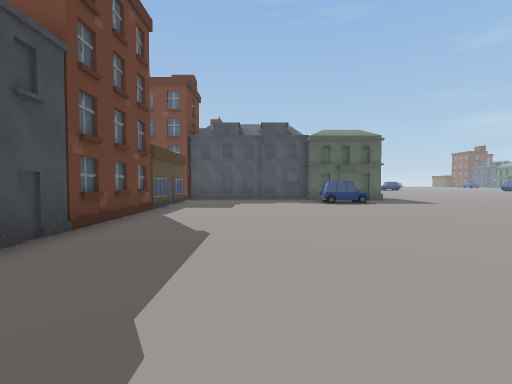
View 1 (above)

17 first-person views from a walk through a Unity game level. The camera is 1.5 m above the floor, tilts 2° down and sees 85° across. The floor is counted in squares, 2 m on a side. Each view is taken from the middle of a square. On the plan, view 1 faces up. The plan holds only what a view shows up to about 10 squares ahead; the rest is blank. The place goes on beyond the plan. The player character is not drawn. Some animated figures are left out. Some surface patterns are stand-ins.

View 2
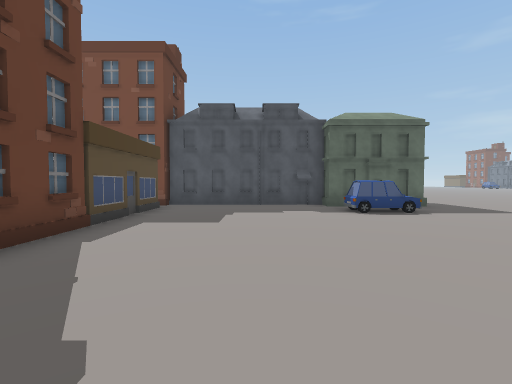

View 3
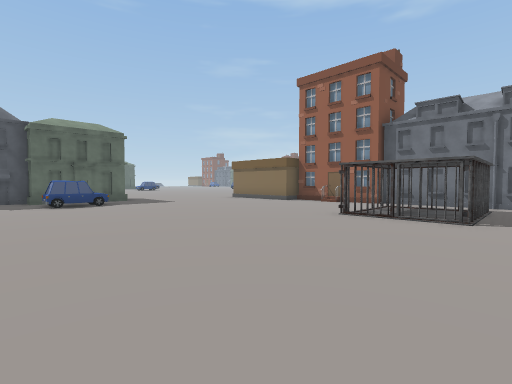

View 4
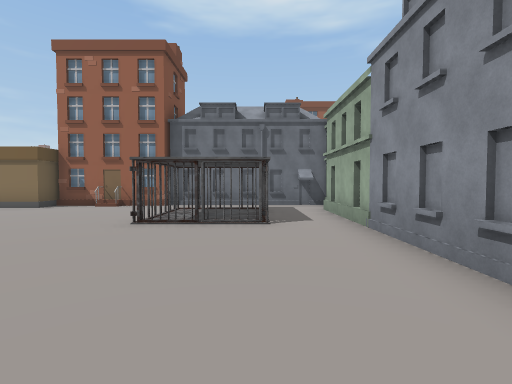

View 5
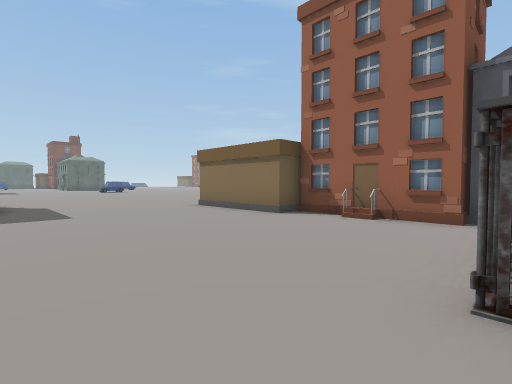

View 6
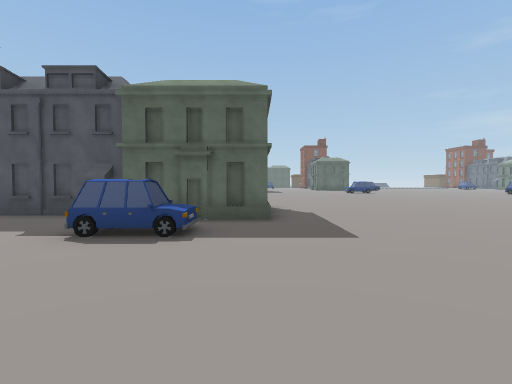

View 7
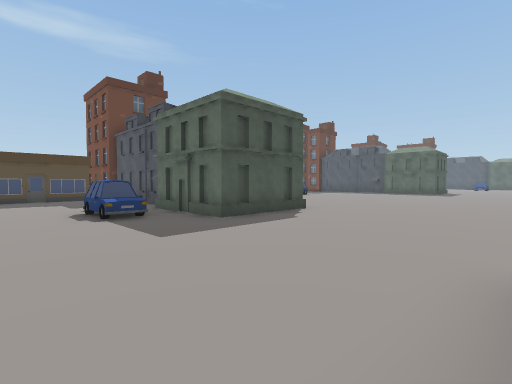

View 8
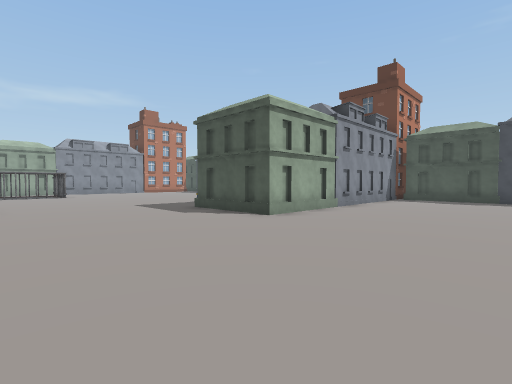

View 9
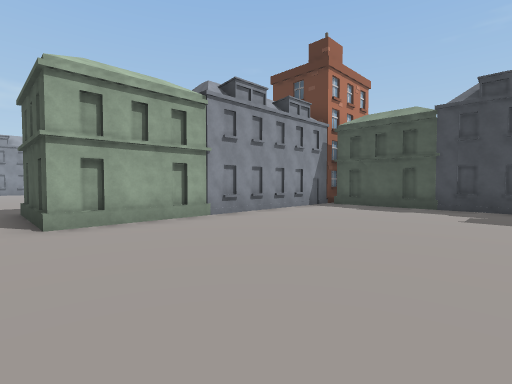

View 10
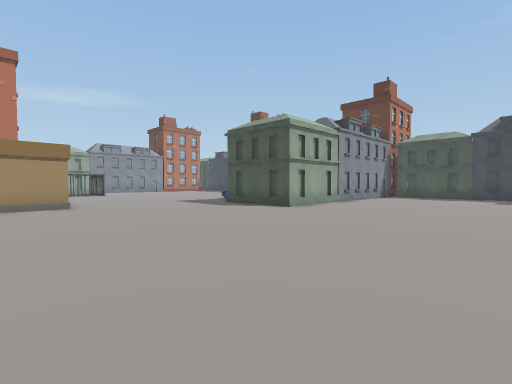

View 11
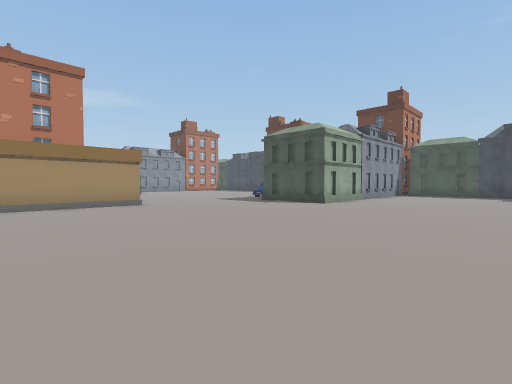

View 12
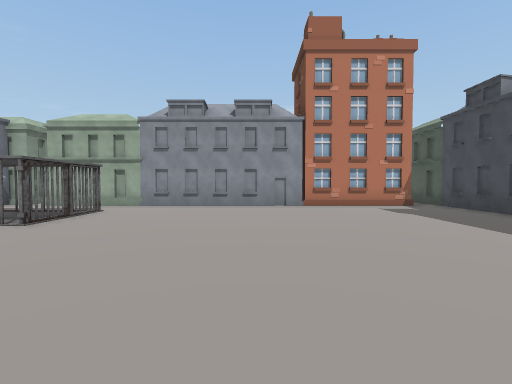

View 13
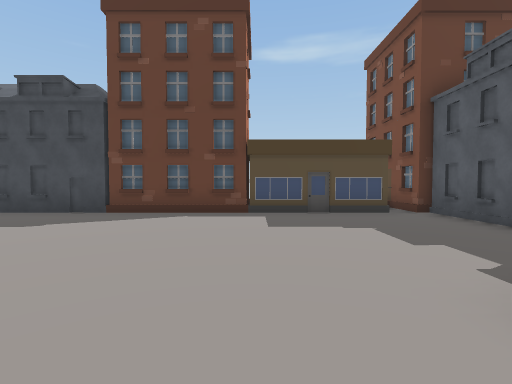

View 14
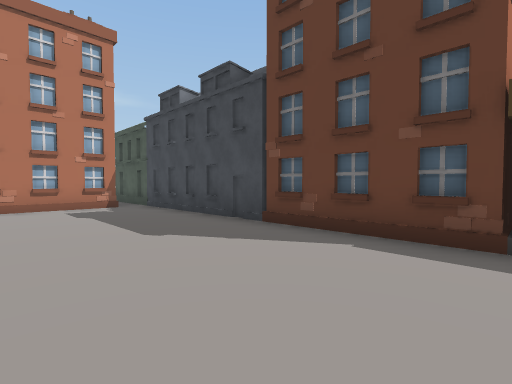

View 15
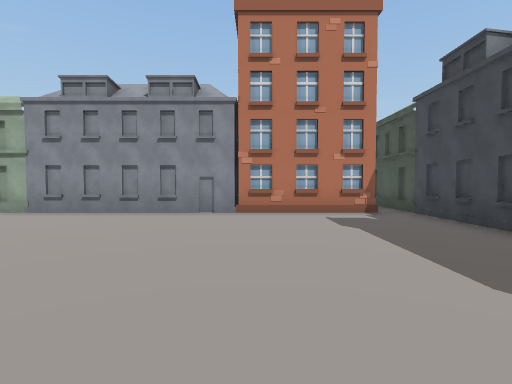

View 16
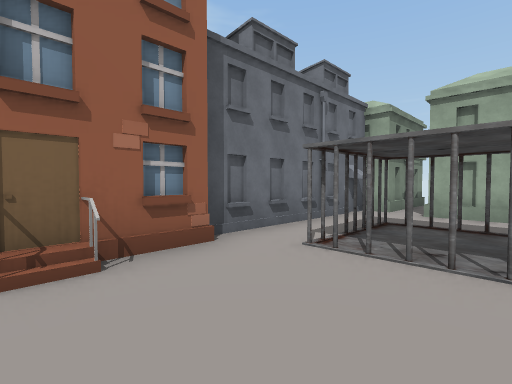

View 17
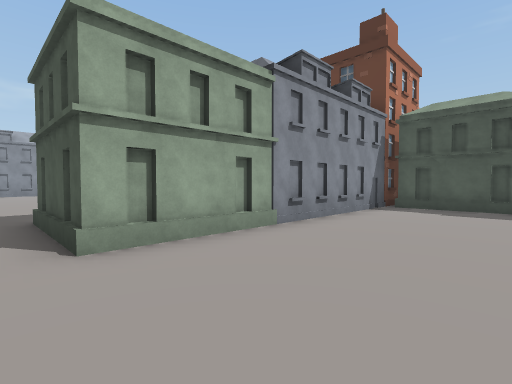

### Floor plan
Key: @ floor where view 1 was taken; # wall or solid block; . floor; H house; C car; B building; O other object.
Columns run from 4 left of view 1 to 14 right of it. Each row starts with its distance up from view 1.
 20  #.................
 19  #.................
 18  B.................
 17  #.................
 16  #.................
 15  #.................
 14  #     ###.........
 13  #########.........
 12 ##..BB###B.........
 11  H.................
 10  #.....CC......
  9  #.............
  8 ##.............
  7  H.............H
  6  H.............#
  5  H.............#
  4  #.............##
  3  #.........OO.O.
  2  #.........O  O.
  1  #.........O..O.
  0  #..@..........B
 -1  ####H#####B##.##
 -2       #       .#
 -3               .#
 -4                B

Positions as (right, up) in squares from view 1, and headings:
1: (0, 0), facing up
2: (0, 3), facing up
3: (1, 0), facing up-right
4: (2, 1), facing right
5: (5, 3), facing up-right
6: (5, 6), facing up
7: (10, 8), facing up-left
8: (10, 19), facing down-left
9: (6, 20), facing down-left
10: (12, 20), facing down-left
11: (14, 20), facing down-left
12: (3, 8), facing down
13: (4, 8), facing left
14: (1, 8), facing down-left
15: (1, 6), facing down
16: (8, 6), facing down-right
17: (6, 18), facing down-left
